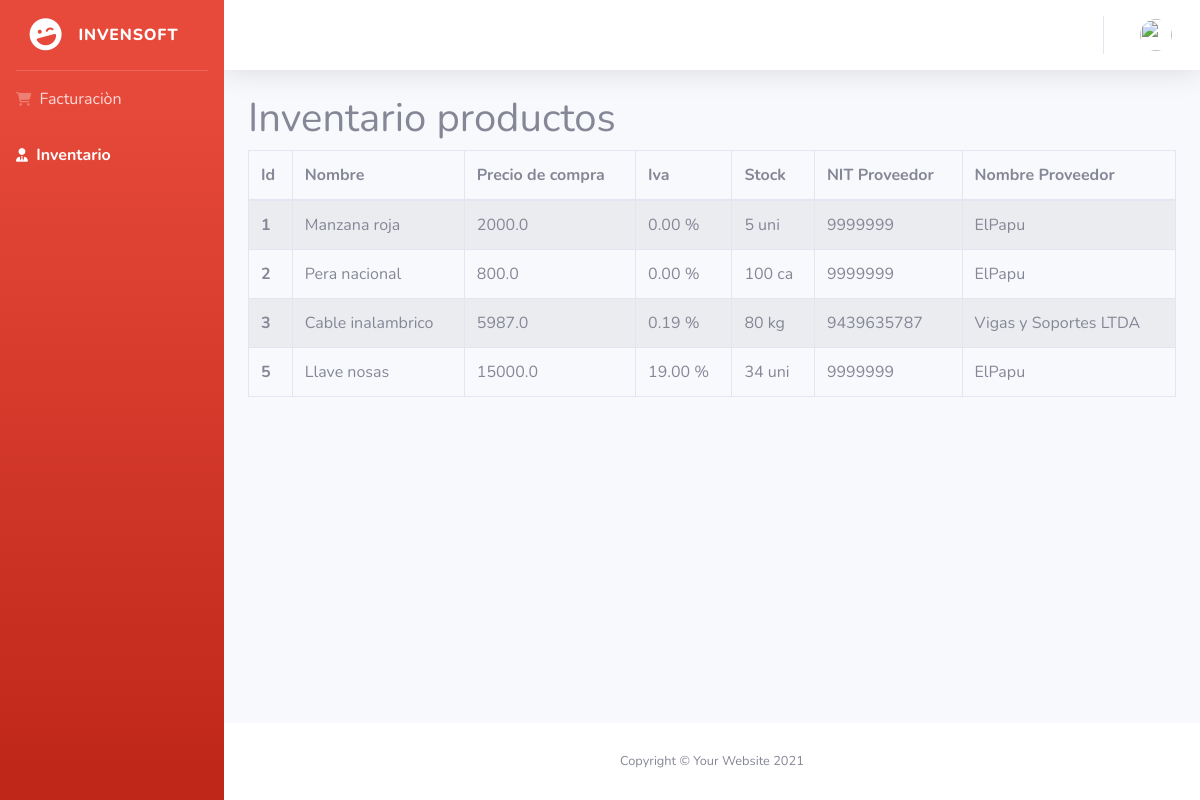
The app's page /cashier/products/ (signed in), older data.
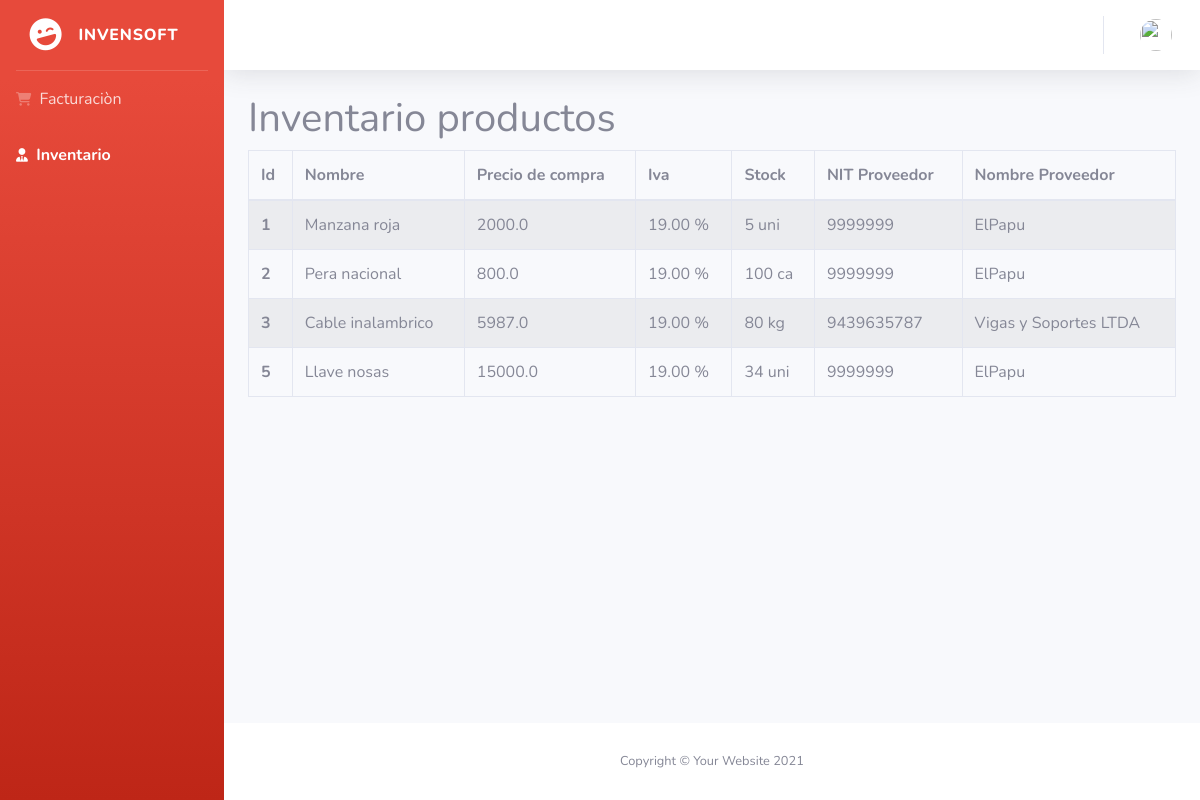
The same page, newer data.
### app/models.py (models this page shows)
class Producto(models.Model):
    idProducto = models.IntegerField(primary_key=True)
    nombreProducto = models.CharField(max_length=200)
    precioCompra = models.FloatField(null=True)
    unidadMedidad = models.CharField(max_length=50)
    ivaProducto = models.FloatField(null=True)
    stockProducto = models.IntegerField(null=True)
    nitProveedor = models.ForeignKey(Proveedor, on_delete=models.CASCADE)

class Proveedor(models.Model):
    nitProvider = models.IntegerField(primary_key=True)
    nomProvider = models.CharField(max_length=50)

### app/views/views_cashier.py (the view)
def inventory_page(request):
    if request.session.get('cajero'):
        cashier = models.Cajero.objects.get(idCajero = request.session.get('id'))
        products = models.Producto.objects.all()
        return render(request,'cashier/inventario.html', {'data': cashier, 'color': 'danger', 'products' : products})
    else:
        return redirect('/singout/')

### app/template/cashier/inventario.html (shortened to what this page needs)
{% extends 'dashboard.html'%}
{% block title %}
<a class="sidebar-brand d-flex align-items-center justify-content-center" href="/cashier/">
  <div class="sidebar-brand-icon rotate-n-15">
    <i class="fas fa-laugh-wink"></i>
  </div>
  <div class="sidebar-brand-text mx-3">InvenSoft</div>
</a>
{% endblock %}
{% block sidebar %}
<li class="nav-item">
  <a class="nav-link" href="/cashier/">
    <i class="fa-solid fa-cart-shopping"></i>
    Facturaciòn
  </a>
</li>
<li class="nav-item active">
  <a class="nav-link collapsed" href="/cashier/products">
    <i class="fa-solid fa-user-tie"></i> Inventario
  </a>
</li>
{% endblock %}
{% block content %}
<h1>Inventario productos</h1>
<table id="tableInventory" class="table table-striped table-bordered" style="width:100%">
  <thead>
    <tr>
      <th scope="col">Id</th>
      <th scope="col">Nombre</th>
      <th scope="col">Precio de compra</th>
      <th scope="col">Iva</th>
      <th scope="col">Stock </th>
      <th scope="col">NIT Proveedor</th>
      <th scope="col">Nombre Proveedor</th>
    </tr>
  </thead>
  <tbody>
    {% for data in products %}
    <tr>
      <th>{{ data.idProducto}}</th>
      <td>{{ data.nombreProducto}}</td>
      <td>{{ data.precioCompra}}</td>
      <td>{{ data.ivaProducto|floatformat:"2" }} %</td>
      <td>{{ data.stockProducto}} {{ data.unidadMedidad }}</td>
      <td>{{ data.nitProveedor.nitProvider}}</td>
      <td>{{ data.nitProveedor.nomProvider}}</td>
    </tr>
    {% endfor %}
  </tbody>
</table>
{% endblock %}

Row changes from the older to the newer data that the page shows:
changed Producto "Manzana roja": ivaProducto "0.00" → "19.00"
changed Producto "Pera nacional": ivaProducto "0.00" → "19.00"
changed Producto "Cable inalambrico": ivaProducto "0.19" → "19.00"
